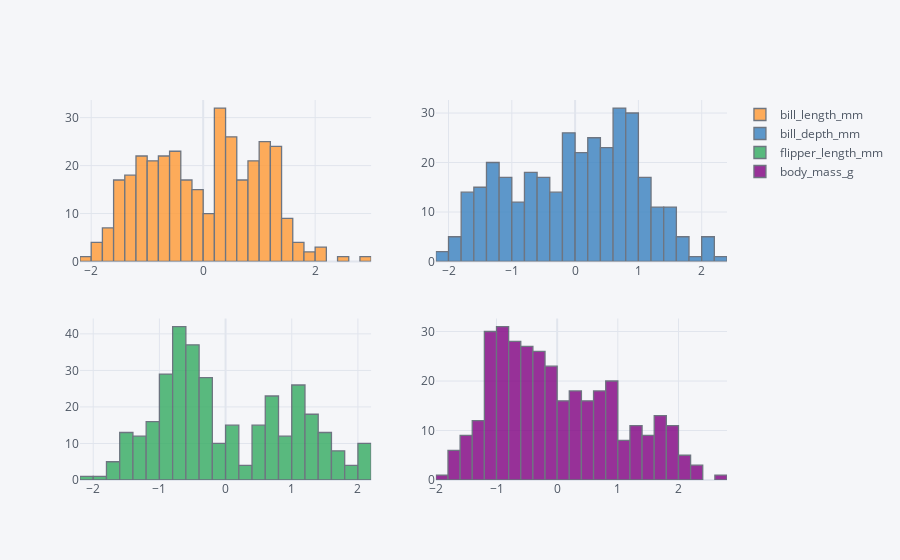

Write notebook code for a chart like this one.
### Code cell
dfx1.iplot(kind='hist', subplots=True)

### Figure 1 — Plotly figure (JSON) as saved in the notebook; plotly's stock layout.template omitted (floating-point values rounded to 4 significant figures; data arrays with more than 128 entries replaced by an {"elided": "..."} marker saying what was removed)
{"data": [{"histfunc": "count", "histnorm": "", "marker": {"color": "rgba(255, 153, 51, 1.0)", "line": {"color": "#4D5663", "width": 1.3}}, "name": "bill_length_mm", "opacity": 0.8, "orientation": "v", "type": "histogram", "x": {"elided": "342 float values"}, "xaxis": "x", "yaxis": "y"}, {"histfunc": "count", "histnorm": "", "marker": {"color": "rgba(55, 128, 191, 1.0)", "line": {"color": "#4D5663", "width": 1.3}}, "name": "bill_depth_mm", "opacity": 0.8, "orientation": "v", "type": "histogram", "x": {"elided": "342 float values"}, "xaxis": "x2", "yaxis": "y2"}, {"histfunc": "count", "histnorm": "", "marker": {"color": "rgba(50, 171, 96, 1.0)", "line": {"color": "#4D5663", "width": 1.3}}, "name": "flipper_length_mm", "opacity": 0.8, "orientation": "v", "type": "histogram", "x": {"elided": "342 float values"}, "xaxis": "x3", "yaxis": "y3"}, {"histfunc": "count", "histnorm": "", "marker": {"color": "rgba(128, 0, 128, 1.0)", "line": {"color": "#4D5663", "width": 1.3}}, "name": "body_mass_g", "opacity": 0.8, "orientation": "v", "type": "histogram", "x": {"elided": "342 float values"}, "xaxis": "x4", "yaxis": "y4"}], "layout": {"barmode": "overlay", "legend": {"bgcolor": "#F5F6F9", "font": {"color": "#4D5663"}}, "paper_bgcolor": "#F5F6F9", "plot_bgcolor": "#F5F6F9", "title": {"font": {"color": "#4D5663"}}, "xaxis": {"anchor": "y", "domain": [0, 0.45], "gridcolor": "#E1E5ED", "showgrid": true, "tickfont": {"color": "#4D5663"}, "title": {"font": {"color": "#4D5663"}, "text": ""}, "zerolinecolor": "#E1E5ED"}, "xaxis2": {"anchor": "y2", "domain": [0.55, 1], "gridcolor": "#E1E5ED", "showgrid": true, "tickfont": {"color": "#4D5663"}, "title": {"font": {"color": "#4D5663"}, "text": ""}, "zerolinecolor": "#E1E5ED"}, "xaxis3": {"anchor": "y3", "domain": [0, 0.45], "gridcolor": "#E1E5ED", "showgrid": true, "tickfont": {"color": "#4D5663"}, "title": {"font": {"color": "#4D5663"}, "text": ""}, "zerolinecolor": "#E1E5ED"}, "xaxis4": {"anchor": "y4", "domain": [0.55, 1], "gridcolor": "#E1E5ED", "showgrid": true, "tickfont": {"color": "#4D5663"}, "title": {"font": {"color": "#4D5663"}, "text": ""}, "zerolinecolor": "#E1E5ED"}, "yaxis": {"anchor": "x", "domain": [0.575, 1], "gridcolor": "#E1E5ED", "showgrid": true, "tickfont": {"color": "#4D5663"}, "title": {"font": {"color": "#4D5663"}, "text": ""}, "zerolinecolor": "#E1E5ED"}, "yaxis2": {"anchor": "x2", "domain": [0.575, 1], "gridcolor": "#E1E5ED", "showgrid": true, "tickfont": {"color": "#4D5663"}, "title": {"font": {"color": "#4D5663"}, "text": ""}, "zerolinecolor": "#E1E5ED"}, "yaxis3": {"anchor": "x3", "domain": [0, 0.425], "gridcolor": "#E1E5ED", "showgrid": true, "tickfont": {"color": "#4D5663"}, "title": {"font": {"color": "#4D5663"}, "text": ""}, "zerolinecolor": "#E1E5ED"}, "yaxis4": {"anchor": "x4", "domain": [0, 0.425], "gridcolor": "#E1E5ED", "showgrid": true, "tickfont": {"color": "#4D5663"}, "title": {"font": {"color": "#4D5663"}, "text": ""}, "zerolinecolor": "#E1E5ED"}}}
